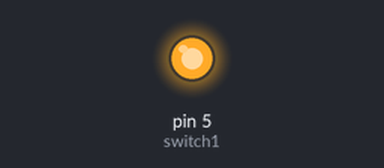
Recording of a sketch running on a simulated Arduino Uno, built with avr-gcc and run on an emulated ATmega328P. Parts: output pins drawn as LEDs (lit = HIGH).

Above: at 5.0 s.
At 20.0 s:
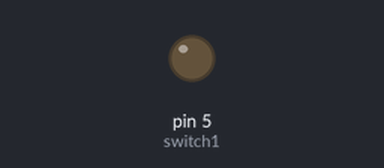
Timing chart, 0 to 39.0 s (numbered marks = the images above):
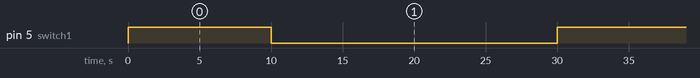

Measured:
- by itself, pin 5 (switch1): alternates HIGH for 10.0 s and LOW for 20.0 s

The sketch:

Blink.ino
```cpp
#define switch1 5
// the setup function runs once when you press reset or power the board
void setup() {
  // initialize digital pin LED_BUILTIN as an output.
  pinMode(switch1, OUTPUT);
}

// the loop function runs over and over again forever
void loop() {
  digitalWrite(switch1, HIGH);
  delay(10000);// turn the LED on (HIGH is the voltage level)
  digitalWrite(switch1, LOW);
  delay(20000);
                         // wait for a second
                  // wait for a second
}
```
